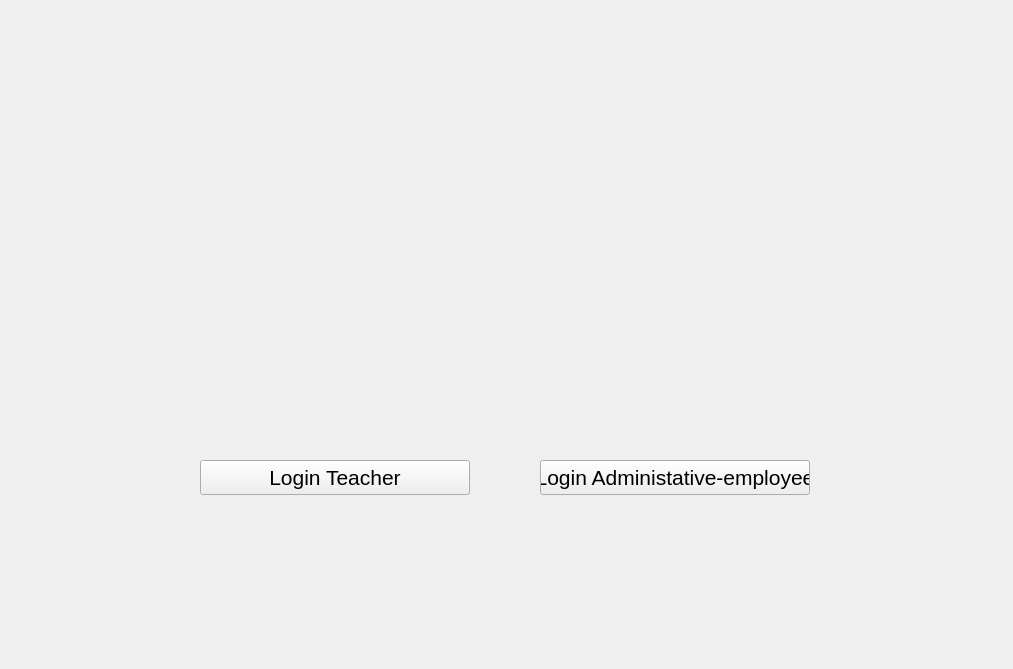
<?xml version="1.0" encoding="UTF-8"?>
<ui version="4.0">
 <class>Form</class>
 <widget class="QWidget" name="Form">
  <property name="windowModality">
   <enum>Qt::NonModal</enum>
  </property>
  <property name="geometry">
   <rect>
    <x>0</x>
    <y>0</y>
    <width>1013</width>
    <height>669</height>
   </rect>
  </property>
  <property name="palette">
   <palette>
    <active/>
    <inactive/>
    <disabled/>
   </palette>
  </property>
  <property name="font">
   <font>
    <pointsize>16</pointsize>
    <bold>false</bold>
    <underline>false</underline>
    <stylestrategy>PreferDefault</stylestrategy>
    <kerning>true</kerning>
   </font>
  </property>
  <property name="windowTitle">
   <string>Request course change</string>
  </property>
  <property name="styleSheet">
   <string notr="true"/>
  </property>
  <widget class="QWidget" name="layoutWidget">
   <property name="geometry">
    <rect>
     <x>0</x>
     <y>0</y>
     <width>2</width>
     <height>2</height>
    </rect>
   </property>
   <layout class="QGridLayout" name="gridLayout_6"/>
  </widget>
  <widget class="QWidget" name="widget" native="true">
   <property name="enabled">
    <bool>false</bool>
   </property>
   <property name="geometry">
    <rect>
     <x>0</x>
     <y>0</y>
     <width>1011</width>
     <height>671</height>
    </rect>
   </property>
  </widget>
  <widget class="QPushButton" name="pushButtonLoginAdmEmp_3">
   <property name="enabled">
    <bool>true</bool>
   </property>
   <property name="geometry">
    <rect>
     <x>540</x>
     <y>460</y>
     <width>270</width>
     <height>35</height>
    </rect>
   </property>
   <property name="text">
    <string>Login Administative-employee</string>
   </property>
  </widget>
  <widget class="QPushButton" name="pushButtonLoginTeacher_3">
   <property name="enabled">
    <bool>true</bool>
   </property>
   <property name="geometry">
    <rect>
     <x>200</x>
     <y>460</y>
     <width>270</width>
     <height>35</height>
    </rect>
   </property>
   <property name="text">
    <string>Login Teacher</string>
   </property>
  </widget>
  <zorder>widget</zorder>
  <zorder>layoutWidget</zorder>
  <zorder>pushButtonLoginAdmEmp_3</zorder>
  <zorder>pushButtonLoginTeacher_3</zorder>
 </widget>
 <resources/>
 <connections/>
</ui>
